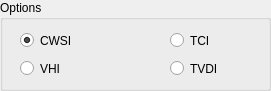
    <widget class="QGroupBox" name="option">
     <property name="geometry">
      <rect>
       <x>30</x>
       <y>210</y>
       <width>271</width>
       <height>91</height>
      </rect>
     </property>
     <property name="title">
      <string>Options</string>
     </property>
     <widget class="QRadioButton" name="cwsi">
      <property name="geometry">
       <rect>
        <x>20</x>
        <y>30</y>
        <width>121</width>
        <height>21</height>
       </rect>
      </property>
      <property name="font">
       <font>
        <pointsize>9</pointsize>
       </font>
      </property>
      <property name="toolTip">
       <string>&lt;html&gt;&lt;head/&gt;&lt;body&gt;&lt;p&gt;Permet d'obtenir la  dynamique  spatiale de la temperature du couvert. Il correspond au calcul du CWSI (Crop, Water, Stress, Index) &lt;/p&gt;&lt;/body&gt;&lt;/html&gt;</string>
      </property>
      <property name="text">
       <string>CWSI</string>
      </property>
      <property name="checkable">
       <bool>true</bool>
      </property>
      <property name="checked">
       <bool>true</bool>
      </property>
      <property name="autoExclusive">
       <bool>true</bool>
      </property>
     </widget>
     <widget class="QRadioButton" name="tci">
      <property name="geometry">
       <rect>
        <x>170</x>
        <y>30</y>
        <width>82</width>
        <height>21</height>
       </rect>
      </property>
      <property name="toolTip">
       <string>&lt;html&gt;&lt;head/&gt;&lt;body&gt;&lt;p&gt;Calcule le TCI (Temperature Condition Index). Le TCI nous permet d'avoir des informations sur l'évolution temporelle de la temperature&lt;/p&gt;&lt;/body&gt;&lt;/html&gt;</string>
      </property>
      <property name="text">
       <string>TCI</string>
      </property>
      <property name="checked">
       <bool>false</bool>
      </property>
     </widget>
     <widget class="QRadioButton" name="tvdi">
      <property name="geometry">
       <rect>
        <x>170</x>
        <y>60</y>
        <width>82</width>
        <height>17</height>
       </rect>
      </property>
      <property name="toolTip">
       <string>&lt;html&gt;&lt;head/&gt;&lt;body&gt;&lt;p&gt;Temperature-Vegetation, Dryness, Index, comme pour le VHI,  il combine informations de végétation (NDVI) et température pour fournir des informations relatives à l'humidité du sol.&lt;/span&gt;&lt;/p&gt;&lt;/body&gt;&lt;/html&gt;</string>
      </property>
      <property name="text">
       <string>TVDI</string>
      </property>
      <property name="checked">
       <bool>false</bool>
      </property>
     </widget>
     <widget class="QRadioButton" name="vhi">
      <property name="geometry">
       <rect>
        <x>20</x>
        <y>60</y>
        <width>82</width>
        <height>17</height>
       </rect>
      </property>
      <property name="toolTip">
       <string>&lt;html&gt;&lt;head/&gt;&lt;body&gt;&lt;p&gt;VHI ( Vegetation Health Index) combine végétation (NDVI) et température pour fournir des informations sur l'état de santé de la végétation. &lt;/p&gt;&lt;/body&gt;&lt;/html&gt;</string>
      </property>
      <property name="text">
       <string>VHI</string>
      </property>
     </widget>
    </widget>
